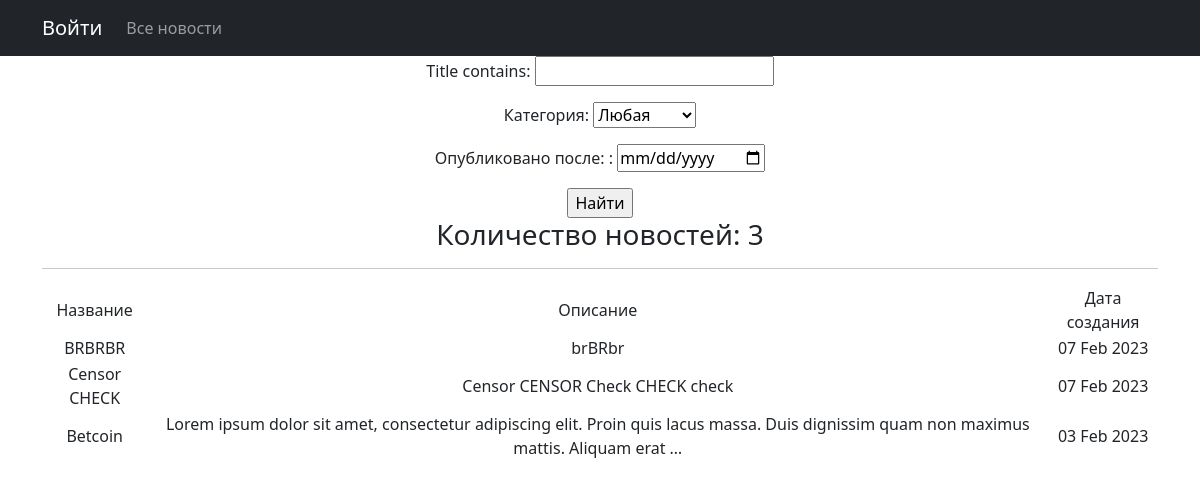
Page /news/search/ on the earlier database version.
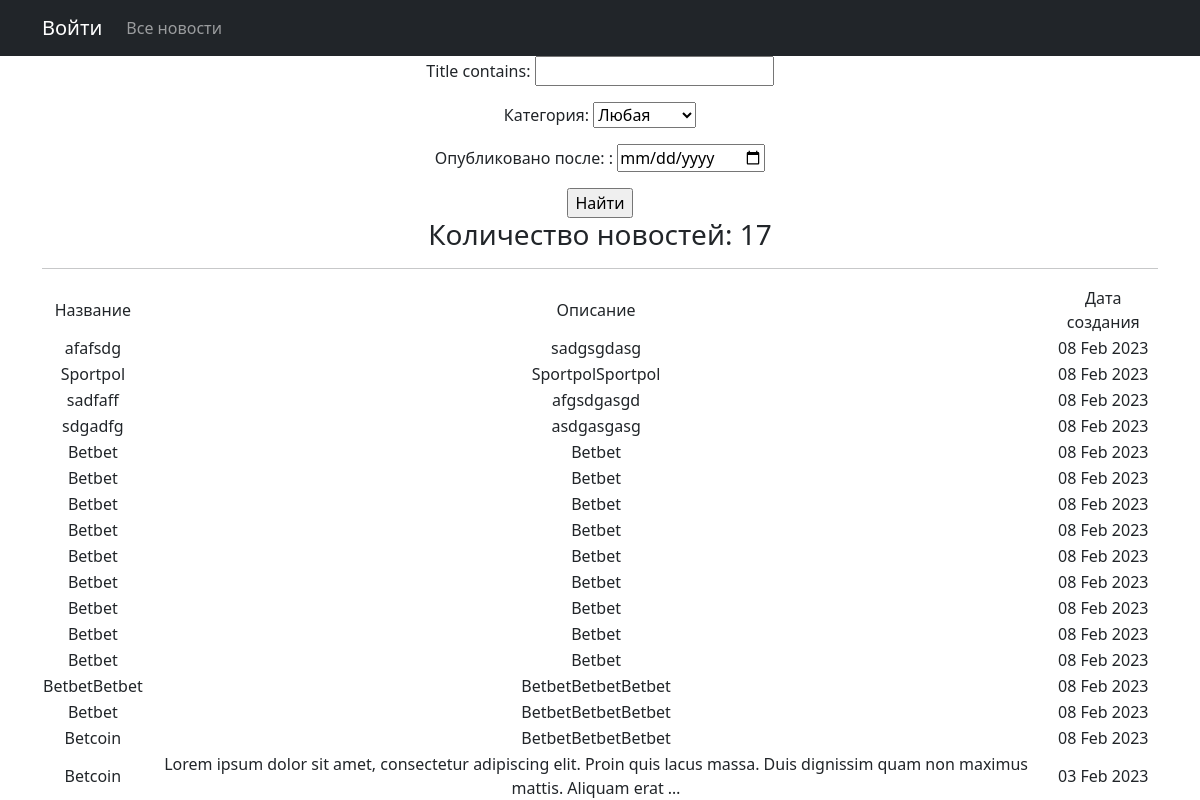
Same page on the later database version.
### news/models.py (models this page shows, shortened)
class Post(models.Model):
    author = models.ForeignKey(Author, on_delete=models.CASCADE)
    type_choice = models.CharField(max_length=2, choices=TYPE_CHOICES)
    date = models.DateTimeField(auto_now_add=True)
    category = models.ManyToManyField(Category, through='PostCategory')
    title = models.CharField(max_length=244)
    text = models.TextField()
    rating = models.IntegerField(default=0)

### news/views.py (the view)
# urls.py: path('news/search/', PostSearch.as_view(), name='news_search'),
class PostSearch(ListView):
    model = Post
    template_name = 'news_search.html'
    context_object_name = 'news_search'
    def get_queryset(self):
        queryset = Post.objects.order_by('-date').filter(type_choice='NW')
        self.filterset = PostFilter(self.request.GET, queryset)
        return self.filterset.qs
    def get_context_data(self, **kwargs):
        context = super().get_context_data(**kwargs)
        context['filterset'] = self.filterset
        return context

### news/models.py (called while the page is built)
    def __str__(self):
        return self.name

### templates/news_search.html (shortened to what this page needs)
{% extends 'flatpages/default.html' %}
{% load custom_filters %}
{% block content %}
    <form action="" method="get">
       {{ filterset.form.as_p }}
       <input type="submit" value="Найти" />
   </form>
   <h3>Количество новостей: {{ news_search|length }}</h3>
   <hr>
   {% if news_search %}
       <table>
           <tr>
               <td>Название</td>
               <td>Описание</td>
               <td>Дата создания</td>
           </tr>
           {% for news in news_search %}
           <tr>
               <td>{{ news.title }}</td>
               <td>{{ news.text|truncatewords:20 }}</td>
               <td>{{ news.date|date:'d M Y'}}</td>
           </tr>
           {% endfor %}
       </table>
   {% else %}
       <h2>Новостей нет!</h2>
   {% endif %}
{% endblock content %}

Differences in the rows shown:
removed Post: title "BRBRBR", text "brBRbr", date "07 Feb 2023"
removed Post: title "Censor CHECK", text "Censor CENSOR Check CHECK check", date "07 Feb 2023"
added Post: title "afafsdg", text "sadgsgdasg", date "08 Feb 2023"
added Post: title "Sportpol", text "SportpolSportpol", date "08 Feb 2023"
added Post: title "sadfaff", text "afgsdgasgd", date "08 Feb 2023"
added Post: title "sdgadfg", text "asdgasgasg", date "08 Feb 2023"
added Post: title "Betbet", text "Betbet", date "08 Feb 2023"
added Post: title "Betbet", text "Betbet", date "08 Feb 2023"
added Post: title "Betbet", text "Betbet", date "08 Feb 2023"
added Post: title "Betbet", text "Betbet", date "08 Feb 2023"
added Post: title "Betbet", text "Betbet", date "08 Feb 2023"
added Post: title "Betbet", text "Betbet", date "08 Feb 2023"
added Post: title "Betbet", text "Betbet", date "08 Feb 2023"
added Post: title "Betbet", text "Betbet", date "08 Feb 2023"
added Post: title "Betbet", text "Betbet", date "08 Feb 2023"
added Post: title "BetbetBetbet", text "BetbetBetbetBetbet", date "08 Feb 2023"
added Post: title "Betbet", text "BetbetBetbetBetbet", date "08 Feb 2023"
added Post: title "Betcoin", text "BetbetBetbetBetbet", date "08 Feb 2023"
Other differences:
{{ news_search|length }}: "3" → "17"
